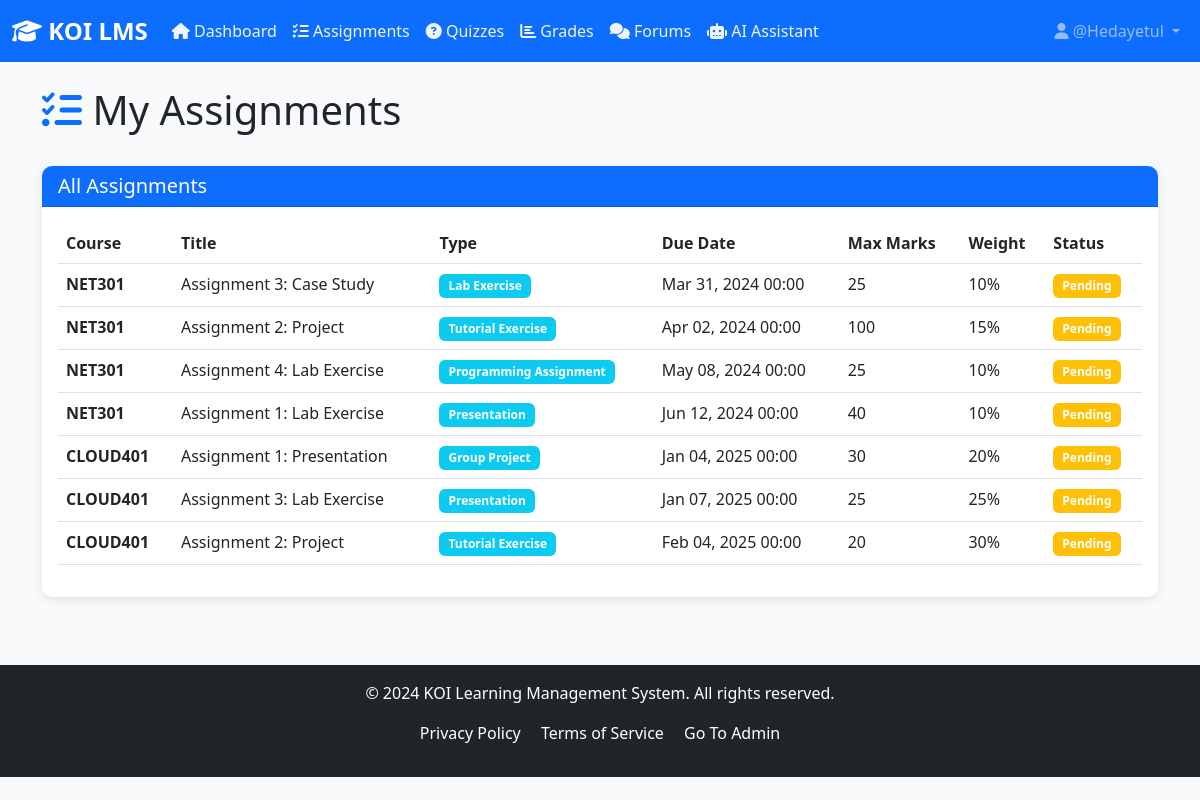
/assignments/ (signed in), run on the app's committed database.
### lms_core/models.py (models this page shows, shortened)
class Assignment(models.Model):
    assignment_id = models.CharField(max_length=50, unique=True)
    course = models.ForeignKey(Course, on_delete=models.CASCADE, related_name='assignments')
    title = models.CharField(max_length=200)
    assignment_type = models.CharField(max_length=50)
    description = models.TextField()
    max_marks = models.IntegerField()
    weight = models.IntegerField()
    due_date = models.DateTimeField()
    submission_type = models.CharField(max_length=50)
    allow_late = models.BooleanField(default=False)
    late_penalty = models.IntegerField(default=0)
    class Meta:
        ordering = ['due_date']

class Course(models.Model):
    course_id = models.CharField(max_length=50, unique=True)
    course_code = models.CharField(max_length=20)
    course_name = models.CharField(max_length=200)
    instructor = models.CharField(max_length=100)
    term = models.CharField(max_length=50)
    level = models.IntegerField()
    credits = models.IntegerField()
    department = models.CharField(max_length=50)
    max_students = models.IntegerField(default=50)
    enrolled_count = models.IntegerField(default=0)
    mode = models.CharField(max_length=20, default='On-campus')
    start_date = models.DateField()
    end_date = models.DateField()
    description = models.TextField()
    class Meta:
        ordering = ['course_code', 'term']

### lms_core/views.py (the view)
# urls.py: path('assignments/', views.assignments_view, name='assignments'),
@login_required
def assignments_view(request):
    try:
        student = request.user.student_profile
    except:
        messages.error(request, 'Student profile not found.')
        return redirect('dashboard')
    enrolled_courses = Course.objects.filter(
        enrollments__student=student,
        enrollments__status='Enrolled'
    )
    assignments = Assignment.objects.filter(
        course__in=enrolled_courses
    ).select_related('course').order_by('due_date')
    submitted_assignments = Grade.objects.filter(
        student=student,
        assessment_type='Assignment'
    ).values_list('assessment_id', flat=True)
    context = {
        'assignments': assignments,
        'submitted_assignments': submitted_assignments,
    }
    return render(request, 'lms_core/assignments.html', context)

### lms_core/templates/lms_core/assignments.html (shortened to what this page needs)
{% extends 'lms_core/base.html' %}
{% block content %}
<div class="row mb-4">
    <div class="col-12">
        <h1><i class="fas fa-tasks text-primary"></i> My Assignments</h1>
    </div>
</div>
<div class="row">
    <div class="col-12">
        <div class="card">
            <div class="card-header bg-primary text-white">
                <h5 class="mb-0">All Assignments</h5>
            </div>
            <div class="card-body">
                {% if assignments %}
                <div class="table-responsive">
                    <table class="table table-hover">
                        <thead>
                            <tr>
                                <th>Course</th>
                                <th>Title</th>
                                <th>Type</th>
                                <th>Due Date</th>
                                <th>Max Marks</th>
                                <th>Weight</th>
                                <th>Status</th>
                            </tr>
                        </thead>
                        <tbody>
                            {% for assignment in assignments %}
                            <tr>
                                <td><strong>{{ assignment.course.course_code }}</strong></td>
                                <td>{{ assignment.title }}</td>
                                <td><span class="badge bg-info">{{ assignment.assignment_type }}</span></td>
                                <td>{{ assignment.due_date|date:"M d, Y H:i" }}</td>
                                <td>{{ assignment.max_marks }}</td>
                                <td>{{ assignment.weight }}%</td>
                                <td>
                                    {% if assignment.assignment_id in submitted_assignments %}
                                    <span class="badge bg-success">Submitted</span>
                                    {% else %}
                                    <span class="badge bg-warning">Pending</span>
                                    {% endif %}
                                </td>
                            </tr>
                            {% endfor %}
                        </tbody>
                    </table>
                </div>
                {% else %}
                <p class="text-muted">No assignments available.</p>
                {% endif %}
            </div>
        </div>
    </div>
</div>
{% endblock %}

### lms_core/templates/lms_core/base.html (shortened to what this page needs)
<!DOCTYPE html>
<html lang="en">
<head>
    <link href="https://cdn.jsdelivr.net/npm/bootstrap@5.3.0/dist/css/bootstrap.min.css" rel="stylesheet">
    <link rel="stylesheet" href="https://cdnjs.cloudflare.com/ajax/libs/font-awesome/6.4.0/css/all.min.css">
    {% load static %}
    <link rel="stylesheet" href="{% static 'lms_core/css/style.css' %}">
</head>
<body>
    <nav class="navbar navbar-expand-lg navbar-dark bg-primary">
        <div class="container-fluid">
            <a class="navbar-brand" href="{% url 'dashboard' %}">
                <i class="fas fa-graduation-cap"></i> KOI LMS
            </a>
            <div class="collapse navbar-collapse" id="navbarNav">
                {% if user.is_authenticated %}
                <ul class="navbar-nav me-auto">
                    <li class="nav-item">
                        <a class="nav-link" href="{% url 'dashboard' %}" style="color: #f0f4f5;">
    <i class="fas fa-home"></i> Dashboard
</a>
                    </li>
                    <li class="nav-item">
                        <a class="nav-link" href="{% url 'assignments' %}" style="color: #f0f4f5;">
                            <i class="fas fa-tasks"></i> Assignments
                        </a>
                    </li>
                    <li class="nav-item">
                        <a class="nav-link" href="{% url 'quizzes' %}" style="color: #f0f4f5;">
                            <i class="fas fa-question-circle"></i> Quizzes
                        </a>
                    </li>
                    <li class="nav-item">
                        <a class="nav-link" href="{% url 'grades' %}" style="color: #f0f4f5;">
                            <i class="fas fa-chart-bar"></i> Grades
                        </a>
                    </li>
                    <li class="nav-item">
                        <a class="nav-link" href="{% url 'forums' %}" style="color: #f0f4f5;">
                            <i class="fas fa-comments"></i> Forums
                        </a>
                    </li>
                    <li class="nav-item">
                        <a class="nav-link" href="{% url 'ai_query' %}" style="color: #f0f4f5;">
                            <i class="fas fa-robot"></i> AI Assistant
                        </a>
                    </li>
                </ul>
                <ul class="navbar-nav">
                    <li class="nav-item dropdown">
                        <a class="nav-link dropdown-toggle" href="#" id="userDropdown" role="button" data-bs-toggle="dropdown">
                            <i class="fas fa-user"></i> {{ user.username }}
                        </a>
                    </li>
                </ul>
                {% endif %}
            </div>
        </div>
    </nav>
    <main class="container my-4">
        {% block content %}{% endblock %}
    </main>
    <footer class="bg-dark text-white text-center py-3 mt-5">
        <div class="container">
            <p>&copy; 2024 KOI Learning Management System. All rights reserved.</p>
            <p>
                <a href="#" class="text-white me-3">Privacy Policy</a>
                <a href="#" class="text-white me-3">Terms of Service</a>
                <a href="{% url 'admin_login' %}" class="text-white">Go To Admin</a>
            </p>
        </div>
    </footer>
    {% load static %}
</body>
</html>

### lms_core/static/lms_core/css/style.css (style rules this page uses)
:root { --primary-color: #0d6efd; --secondary-color: #6c757d; --success-color: #198754; --info-color: #0dcaf0; --warning-color: #ffc107; --danger-color: #dc3545; }
body { font-family: 'Segoe UI', Tahoma, Geneva, Verdana, sans-serif; background-color: #f8f9fa; }
.navbar-brand { font-weight: bold; font-size: 1.5rem; }
.card { border: none; border-radius: 10px; box-shadow: 0 2px 10px rgba(0,0,0,0.1); margin-bottom: 20px; }
.card-header { border-radius: 10px 10px 0 0 !important; font-weight: 600; }
.badge { padding: 0.5em 0.75em; }
.table { background-color: white; }
.table thead { background-color: #f8f9fa; }
footer { margin-top: 50px; }
footer a { text-decoration: none; }

### data on the page
Assignment: course.course_code "NET301", title "Assignment 3: Case Study", assignment_type "Lab Exercise", due_date "Mar 31, 2024 00:00", max_marks "25", weight "10", shows "Pending"
Assignment: course.course_code "NET301", title "Assignment 2: Project", assignment_type "Tutorial Exercise", due_date "Apr 02, 2024 00:00", max_marks "100", weight "15", shows "Pending"
Assignment: course.course_code "NET301", title "Assignment 4: Lab Exercise", assignment_type "Programming Assignment", due_date "May 08, 2024 00:00", max_marks "25", weight "10", shows "Pending"
Assignment: course.course_code "NET301", title "Assignment 1: Lab Exercise", assignment_type "Presentation", due_date "Jun 12, 2024 00:00", max_marks "40", weight "10", shows "Pending"
Assignment: course.course_code "CLOUD401", title "Assignment 1: Presentation", assignment_type "Group Project", due_date "Jan 04, 2025 00:00", max_marks "30", weight "20", shows "Pending"
Assignment: course.course_code "CLOUD401", title "Assignment 3: Lab Exercise", assignment_type "Presentation", due_date "Jan 07, 2025 00:00", max_marks "25", weight "25", shows "Pending"
Assignment: course.course_code "CLOUD401", title "Assignment 2: Project", assignment_type "Tutorial Exercise", due_date "Feb 04, 2025 00:00", max_marks "20", weight "30", shows "Pending"

### other printed values
{{ user.username }} "@Hedayetul"
